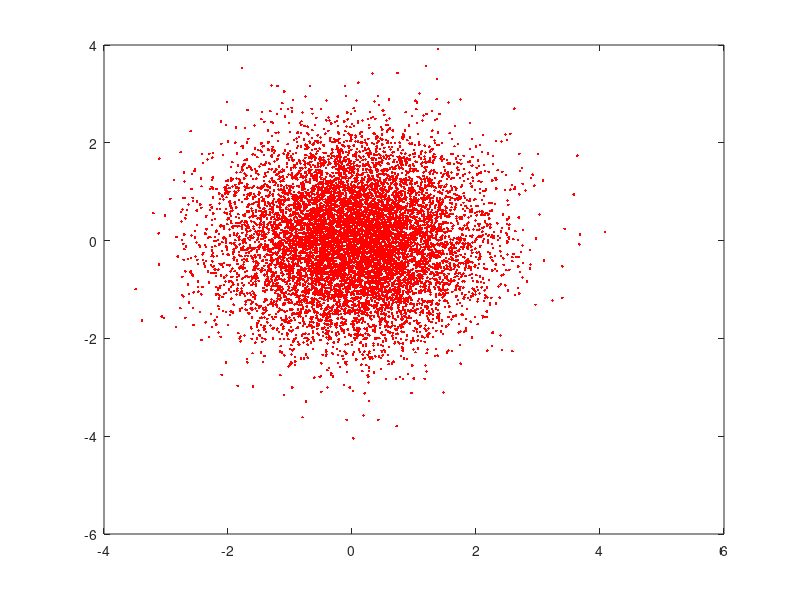

Write MATLAB code to recreate this figure. (Note: this script raises an error after producing the figure.)
clear all;
close all;
addpath('../');
N = 10000;
P = randn(2, N);
figure(1)
plot(P(1,:), P(2,:), 'r.');
[K,I] = MEXsampletCompressor(P, 3, 0.8, 4, 1e-6);
K = sparse(K(:,1), K(:,2), K(:,3), N, N);
K = K + triu(K,1)';
[pI, pJ] = find(K ~= 0);
nnz(K)
tic
L = K * K;
toc
tic
L2 = K' * K;
toc
display('onpattern')
tic
L3 = K;
ret = zeros(size(pi));
parfor i=1:length(pI)
ret(i) = sum(K(:,pI(i)) .* K(:, pJ(i)));
end
toc
X = 1e-2 * spdiags(1./(diag(K)+1e-6), 0, N, N);
I = speye(size(K));

for i=1:20
    X = X' * (2 * I - K' * X);
    X(find(abs(X) < 1e-4)) = 0;
    X = 0.5 * (X + X');
    X = sparse(X);
    err(i) = norm(K * X - I,'fro') / sqrt(N);
end
